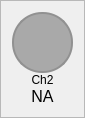
                     <widget class="QFrame" name="frame_ch2">
                      <property name="maximumSize">
                       <size>
                        <width>80</width>
                        <height>150</height>
                       </size>
                      </property>
                      <property name="styleSheet">
                       <string notr="true">font:12px</string>
                      </property>
                      <property name="frameShape">
                       <enum>QFrame::StyledPanel</enum>
                      </property>
                      <property name="frameShadow">
                       <enum>QFrame::Raised</enum>
                      </property>
                      <layout class="QVBoxLayout" name="verticalLayout_8">
                       <property name="spacing">
                        <number>0</number>
                       </property>
                       <item>
                        <widget class="QFrame" name="frame_ch2_color">
                         <property name="sizePolicy">
                          <sizepolicy hsizetype="Fixed" vsizetype="Fixed">
                           <horstretch>0</horstretch>
                           <verstretch>0</verstretch>
                          </sizepolicy>
                         </property>
                         <property name="minimumSize">
                          <size>
                           <width>61</width>
                           <height>61</height>
                          </size>
                         </property>
                         <property name="maximumSize">
                          <size>
                           <width>1000</width>
                           <height>61</height>
                          </size>
                         </property>
                         <property name="sizeIncrement">
                          <size>
                           <width>1</width>
                           <height>1</height>
                          </size>
                         </property>
                         <property name="styleSheet">
                          <string notr="true">border: 2px solid rgb(145, 145, 145);
border-radius: 30px;
background-color: rgb(169, 169, 169)</string>
                         </property>
                         <property name="frameShape">
                          <enum>QFrame::StyledPanel</enum>
                         </property>
                         <property name="frameShadow">
                          <enum>QFrame::Raised</enum>
                         </property>
                        </widget>
                       </item>
                       <item>
                        <widget class="QLabel" name="label_ch2">
                         <property name="minimumSize">
                          <size>
                           <width>61</width>
                           <height>0</height>
                          </size>
                         </property>
                         <property name="maximumSize">
                          <size>
                           <width>16777215</width>
                           <height>30</height>
                          </size>
                         </property>
                         <property name="font">
                          <font>
                           <pointsize>-1</pointsize>
                           <weight>50</weight>
                           <italic>false</italic>
                           <bold>false</bold>
                          </font>
                         </property>
                         <property name="text">
                          <string>Ch2</string>
                         </property>
                         <property name="alignment">
                          <set>Qt::AlignCenter</set>
                         </property>
                        </widget>
                       </item>
                       <item>
                        <widget class="QLabel" name="label_ch2_value">
                         <property name="minimumSize">
                          <size>
                           <width>61</width>
                           <height>0</height>
                          </size>
                         </property>
                         <property name="maximumSize">
                          <size>
                           <width>16777215</width>
                           <height>30</height>
                          </size>
                         </property>
                         <property name="font">
                          <font>
                           <pointsize>12</pointsize>
                           <weight>50</weight>
                           <italic>false</italic>
                           <bold>false</bold>
                          </font>
                         </property>
                         <property name="styleSheet">
                          <string notr="true">font:12pt</string>
                         </property>
                         <property name="text">
                          <string>NA</string>
                         </property>
                         <property name="alignment">
                          <set>Qt::AlignCenter</set>
                         </property>
                        </widget>
                       </item>
                      </layout>
                     </widget>
